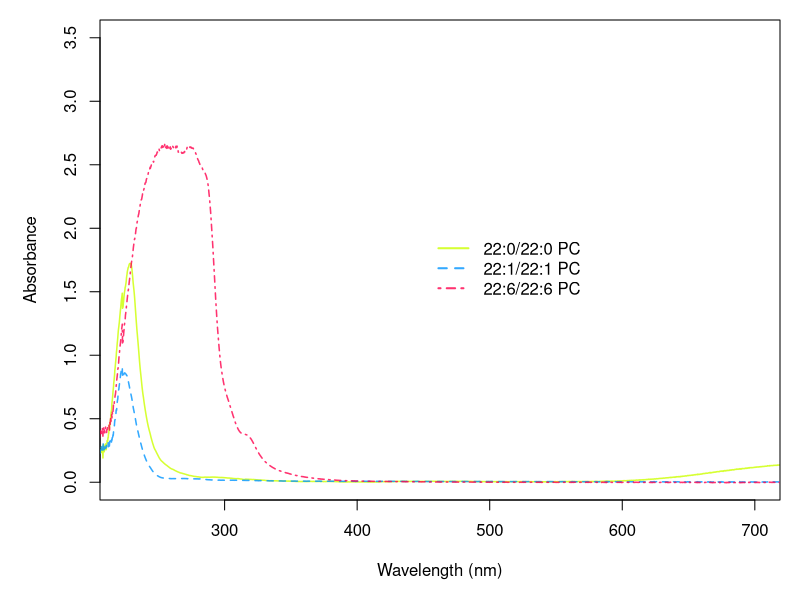
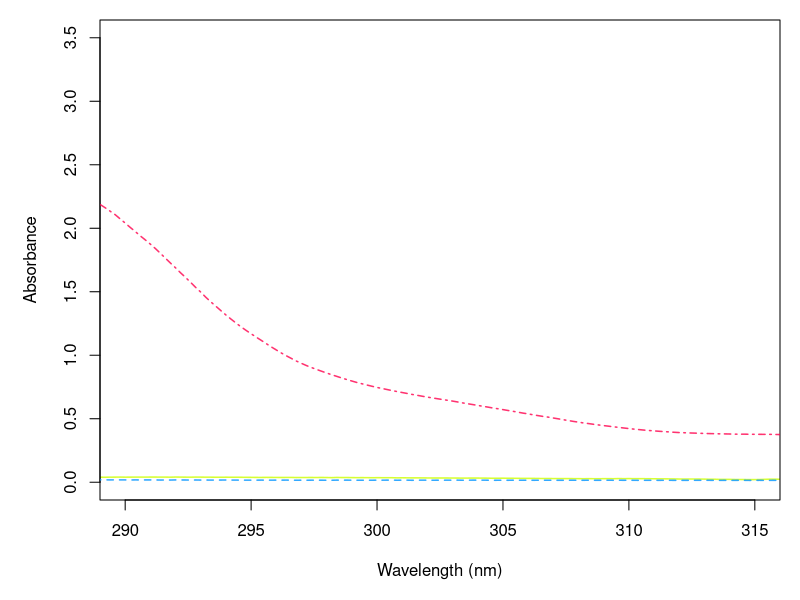
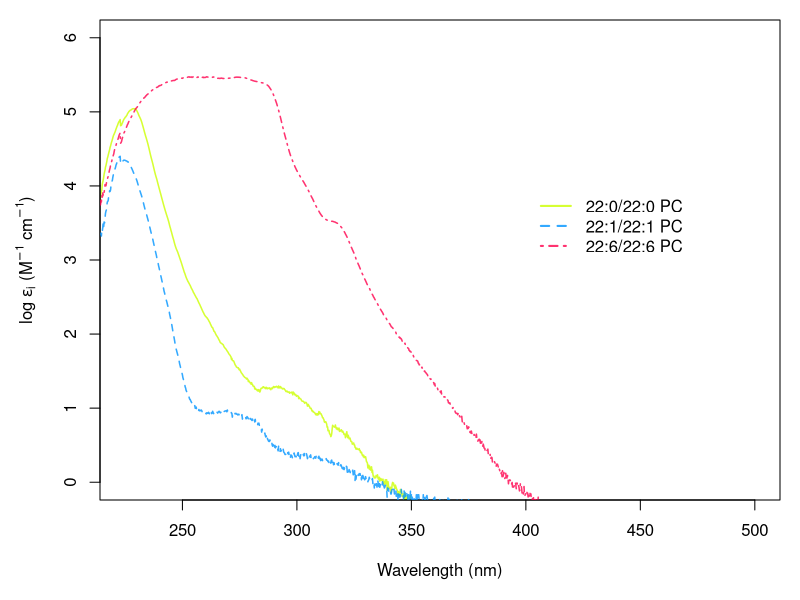

Here is the R script that generated these plots, in order:
# LipidUV_VISAbsPlots.R
#
# Purpose: Read, format, plot data from UV-VIS spectrophotometer absorbance
# profiles of the various lipids for the lipid photo-ox project; make some
# calculations of decadic molar extinction coefficients and other properties
#
# Created: 9/6/2016 by James Collins, james.r.collins@aya.yale.edu
# Released under MIT License

# load in % transmittance data from separate raw data files
# these were acquired using a Thermo Evolution 300 UV-VIS spectrophotometer at
# 0.2 nm increments from 190 to 800 nm

# assuming initial wd is that of the LipidPhotoOxBox repository, get current
# working directory so we can reset it later

# get current working directory so we can reset it later
initial.wd = getwd()

# set wd to data location
setwd("data/raw/Evolution_300/lipids_in_MeOH") 

# read in data, concatenate into single data frame
PC22_6 = read.csv("PC_22-6_in_MeOH.csv", 
                  stringsAsFactors = FALSE)
PC22_1 = read.csv("PC_22-1_in_MeOH.csv", 
                        stringsAsFactors = FALSE)
PC22_0 = read.csv("PC_22-0_in_MeOH,heated.csv", 
                  stringsAsFactors = FALSE)

# convert fields to numeric

LipidAbsData = cbind(as.numeric(as.character(PC22_6[,1])),
                     as.numeric(as.character(PC22_6[,2])),
                     as.numeric(as.character(PC22_1[,2])),
                     as.numeric(as.character(PC22_0[,2])))

LipidAbsData = as.data.frame(LipidAbsData[-c(1:8),]) # get rid of some unneeded header info

colnames(LipidAbsData) = c("lambda_nm",
                           "abs_PC22_6",
                           "abs_PC22_1",
                           "abs_PC22_0")

# calculate decadic molar extinction coefficients (epsilon, in per M per cm)

# specify some constants
pathlength_cm = 10 # pathlength of cuvette used, in cm
molarity_mM = 1.113 # molarity of lipids in MeOH (all 3 measured at same molarity)
molarity_M = molarity_mM/1000 # molarity, in mol/L

# calculations
LipidAbsData$epsilon_M_cm_PC22_6 = LipidAbsData$abs_PC22_6/(molarity_M*pathlength_cm)
LipidAbsData$epsilon_M_cm_PC22_1 = LipidAbsData$abs_PC22_1/(molarity_M*pathlength_cm)
LipidAbsData$epsilon_M_cm_PC22_0 = LipidAbsData$abs_PC22_0/(molarity_M*pathlength_cm)

# save the data file (we'll need it later)

save(LipidAbsData, file = "PC_lipid_abs_data.RData")

# make plots for liposome experiment chapter

# absorbance

absPlotCol = hsv(c(0.2, 0.57, 0.95), 1, 1, 0.8) # define colors
absPlotLty = c("solid","dashed","dotdash") # define lty

par(oma=c(0,0,0,0)) # set margins; large dataset seems to require this

pdf(file = "PCLipidAbs.pdf",
    width = 8, height = 6, pointsize = 12,
    bg = "white")

par(mar=c(5,5,1,1))
plot(LipidAbsData$lambda_nm,LipidAbsData$abs_PC22_0,"l",
     col = absPlotCol[1], lty = absPlotLty[1], lwd = "1.5",
     ylim = c(0,3.5), xlim = c(225,700), ylab = "Absorbance",
     xlab = "Wavelength (nm)")
lines(LipidAbsData$lambda_nm,LipidAbsData$abs_PC22_1,
      col = absPlotCol[2], lty = absPlotLty[2], lwd = "1.5")
lines(LipidAbsData$lambda_nm,LipidAbsData$abs_PC22_6,
      col = absPlotCol[3], lty = absPlotLty[3], lwd = "1.5")

legend(x = 450, y = 2, bty = "n",
       legend = c("22:0/22:0 PC","22:1/22:1 PC","22:6/22:6 PC"),
       col = absPlotCol, lty = absPlotLty, lwd = 2)

dev.off()

# make plot for inset (290-315 nm)

par(oma=c(0,0,0,0)) # set margins; large dataset seems to require this

pdf(file = "PCLipidAbs_inset_290_315.pdf",
    width = 4, height = 4, pointsize = 12,
    bg = "white")

par(mar=c(5,5,1,1))
plot(LipidAbsData$lambda_nm,LipidAbsData$abs_PC22_0,"l",
     col = absPlotCol[1], lty = absPlotLty[1], lwd = "1.5",
     ylim = c(0,3.5), xlim = c(290,315), ylab = "Absorbance",
     xlab = "Wavelength (nm)")
lines(LipidAbsData$lambda_nm,LipidAbsData$abs_PC22_1,
      col = absPlotCol[2], lty = absPlotLty[2], lwd = "1.5")
lines(LipidAbsData$lambda_nm,LipidAbsData$abs_PC22_6,
      col = absPlotCol[3], lty = absPlotLty[3], lwd = "1.5")

dev.off()

# decadic molar extinction coefficients

absPlotCol = hsv(c(0.2, 0.57, 0.95), 1, 1, 0.8) # define colors
absPlotLty = c("solid","dashed","dotdash") # define lty

par(oma=c(0,0,0,0)) # set margins; large dataset seems to require this

pdf(file = "PCLipidMolExtCoeff.pdf",
    width = 8, height = 6, pointsize = 12,
    bg = "white")

par(mar=c(5,5,1,1))
plot(LipidAbsData$lambda_nm,log(LipidAbsData$epsilon_M_cm_PC22_0),"l",
     col = absPlotCol[1], lty = absPlotLty[1], lwd = "1.5",
     ylim = c(0,6), xlim = c(225,500),
     ylab = expression(paste("log ",epsilon[i]," (",M^-1," ",cm^-1,")")),
     xlab = "Wavelength (nm)")
lines(LipidAbsData$lambda_nm,log(LipidAbsData$epsilon_M_cm_PC22_1),
      col = absPlotCol[2], lty = absPlotLty[2], lwd = "1.5")
lines(LipidAbsData$lambda_nm,log(LipidAbsData$epsilon_M_cm_PC22_6),
      col = absPlotCol[3], lty = absPlotLty[3], lwd = "1.5")

legend(x = 400, y = 4, bty = "n",
       legend = c("22:0/22:0 PC","22:1/22:1 PC","22:6/22:6 PC"),
       col = absPlotCol, lty = absPlotLty, lwd = 2)

dev.off()

# some data

# wavelength of 22:6 absorbance maximum
LipidAbsData$lambda_nm[LipidAbsData$abs_PC22_6==max(LipidAbsData$abs_PC22_6)]